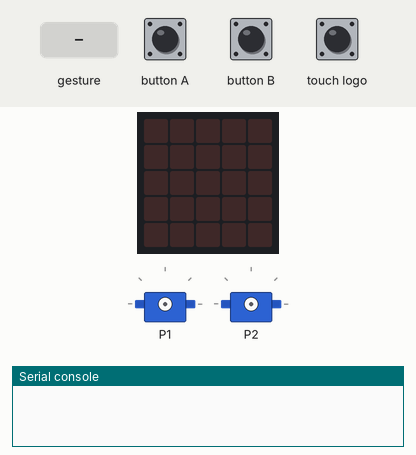
This program was run on a simulated BBC micro:bit running MicroPython. Shown: the board's 5×5 LED display, 2 × servo, the last lines printed to the serial console. The test bench sets the inputs (shaded band). A tilt is held for 1.5 s and a shake lasts 1 s, then the board lies face up again; servo angles are drawn from the pulse width (0.5 ms = 0°, 2.5 ms = 180°).

Above: at 1.2 s.
1.3 s: touch logo pressed for 3.2 s
At 5.4 s:
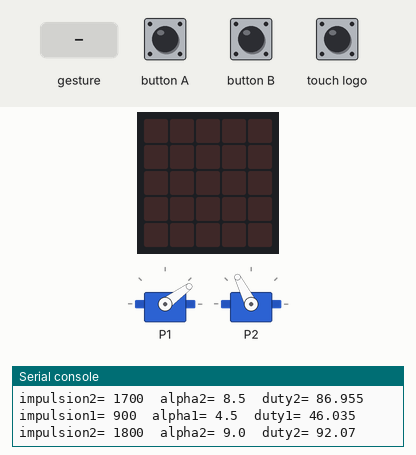
6.0 s: sound turns loud
At 6.12 s:
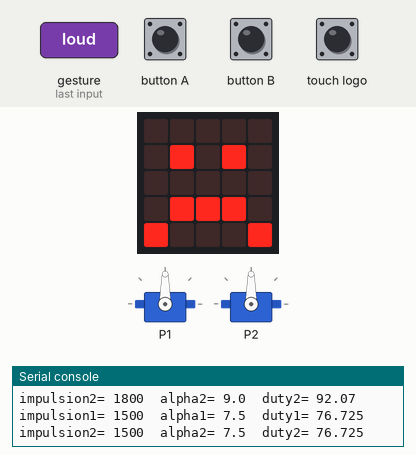
8.0 s: button B pressed for 0.15 s
At 8.12 s:
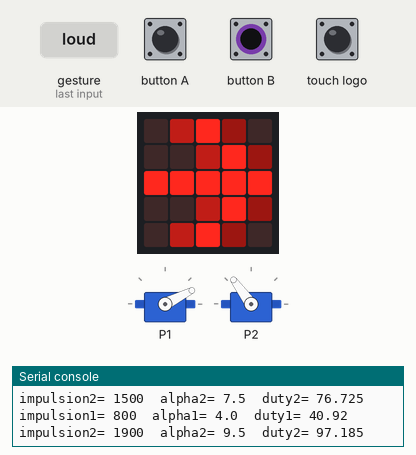
9.7 s: button A pressed for 0.15 s
At 9.82 s:
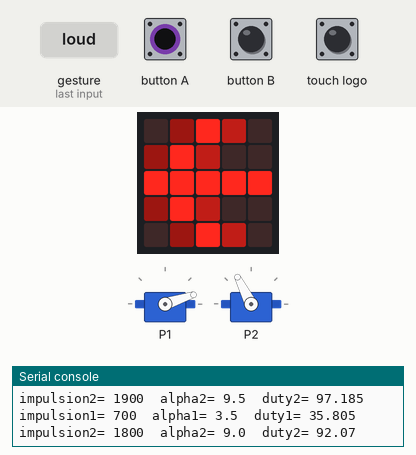
11.4 s: gesture 'shake'
At 11.73 s:
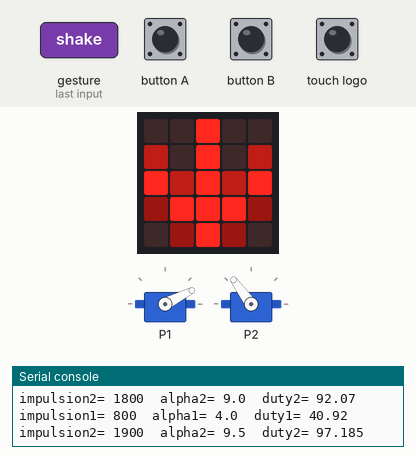
13.3 s: touch logo pressed for 3.2 s
At 13.42 s:
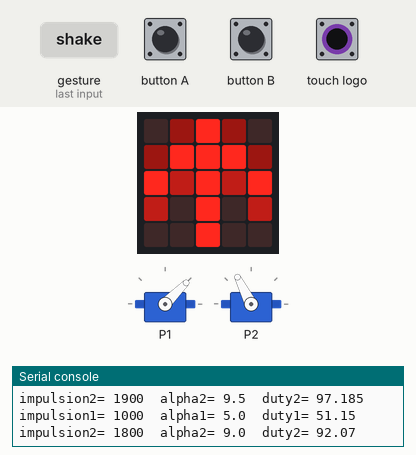
Timing chart, 0 to 17.6 s (numbered marks = the images above; inputs shaded):
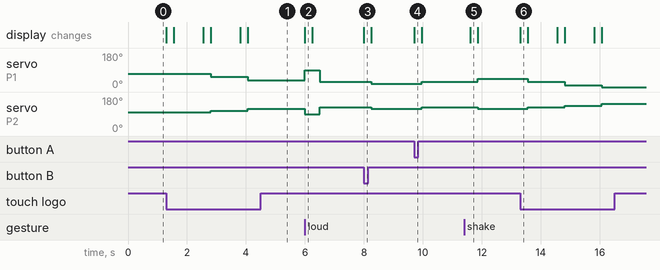

The program:

Voiture_microbit.py
```python
# À ouvrir avec le site : python.microbit.org

from microbit import *

# Initialisation des valeurs d'impulsion pour les servos
impulsion1 = 1500
impulsion2 = 1500

# Fonction pour régler le servo 1 en fonction de l'impulsion
def set_servo1(impulsion1):
    alpha1 = (impulsion1 / 20000) * 100  # Conversion de l'impulsion en pourcentage de la période
    duty1 = (alpha1 / 100 ) * 1023  # Conversion du pourcentage en valeur de devoir analogique
    pin1.set_analog_period_microseconds(20000)  # Définir la période analogique à 20 ms
    pin1.write_analog(duty1)  # Écrire la valeur analogique sur la broche pin1
    print('impulsion1=',impulsion1, ' alpha1=', alpha1, ' duty1=', duty1)  # Afficher les valeurs pour le débogage

# Fonction pour régler le servo 2 en fonction de l'impulsion
def set_servo2(impulsion2):
    alpha2 = (impulsion2 / 20000) * 100  # Conversion de l'impulsion en pourcentage de la période
    duty2 = (alpha2 / 100 ) * 1023  # Conversion du pourcentage en valeur de devoir analogique
    pin2.set_analog_period_microseconds(20000)  # Définir la période analogique à 20 ms
    pin2.write_analog(duty2)  # Écrire la valeur analogique sur la broche pin2
    print('impulsion2=',impulsion2, ' alpha2=', alpha2, ' duty2=', duty2)  # Afficher les valeurs pour le débogage

# Fonction pour faire avancer le robot
def avancer():
    display.show(Image('01910:'  # Afficher une flèche pointant vers le haut
                       '19991:'
                       '93939:'
                       '30903:'
                       '00900'))
    global impulsion1
    global impulsion2
    if impulsion1 > 500 and impulsion1 < 2500:  # Vérifier que l'impulsion est dans la plage valide
        impulsion1 = impulsion1 - 200  # Diminuer l'impulsion pour le servo 1
    if impulsion2 > 500 and impulsion2 < 2500:  # Vérifier que l'impulsion est dans la plage valide
        impulsion2 = impulsion2 + 100  # Augmenter l'impulsion pour le servo 2
    sleep(250)  # Pause de 250 ms
    display.clear()  # Effacer l'affichage
    set_servo1(impulsion1)  # Régler le servo 1
    set_servo2(impulsion2)  # Régler le servo 2
    sleep(1000)  # Pause de 1 seconde

# Fonction pour faire tourner le robot à gauche
def tourner_gauche():
    display.show(Image('03910:'  # Afficher une flèche pointant à gauche
                       '00391:'
                       '99999:'
                       '00391:'
                       '03910'))
    global impulsion1
    global impulsion2
    if impulsion1 > 500 and impulsion1 < 2500:  # Vérifier que l'impulsion est dans la plage valide
        impulsion1 = impulsion1 - 100  # Diminuer l'impulsion pour le servo 1
    if impulsion2 > 500 and impulsion2 < 2500:  # Vérifier que l'impulsion est dans la plage valide
        impulsion2 = impulsion2 - 100  # Diminuer l'impulsion pour le servo 2
    sleep(250)  # Pause de 250 ms
    display.clear()  # Effacer l'affichage
    set_servo1(impulsion1)  # Régler le servo 1
    set_servo2(impulsion2)  # Régler le servo 2
    sleep(1000)  # Pause de 1 seconde

# Fonction pour faire tourner le robot à droite
def tourner_droite():
    display.show(Image('01930:'  # Afficher une flèche pointant à droite
                       '19300:'
                       '99999:'
                       '19300:'
                       '01930'))
    global impulsion1
    global impulsion2
    if impulsion1 > 500 and impulsion1 < 2500:  # Vérifier que l'impulsion est dans la plage valide
        impulsion1 = impulsion1 + 100  # Augmenter l'impulsion pour le servo 1
    if impulsion2 > 500 and impulsion2 < 2500:  # Vérifier que l'impulsion est dans la plage valide
        impulsion2 = impulsion2 + 100  # Augmenter l'impulsion pour le servo 2
    sleep(250)  # Pause de 250 ms
    display.clear()  # Effacer l'affichage
    set_servo1(impulsion1)  # Régler le servo 1
    set_servo2(impulsion2)  # Régler le servo 2
    sleep(1000)  # Pause de 1 seconde

# Fonction pour faire reculer le robot
def reculer():
    display.show(Image('00900:'  # Afficher une flèche pointant vers le bas
                       '30903:'
                       '93939:'
                       '19991:'
                       '01910'))
    global impulsion1
    global impulsion2
    if impulsion1 > 500 and impulsion1 < 2500:  # Vérifier que l'impulsion est dans la plage valide
        impulsion1 = impulsion1 + 200  # Augmenter l'impulsion pour le servo 1
    if impulsion2 > 500 and impulsion2 < 2500:  # Vérifier que l'impulsion est dans la plage valide
        impulsion2 = impulsion2 - 100  # Diminuer l'impulsion pour le servo 2
    sleep(250)  # Pause de 250 ms
    display.clear()  # Effacer l'affichage
    set_servo1(impulsion1)  # Régler le servo 1
    set_servo2(impulsion2)  # Régler le servo 2
    sleep(1000)  # Pause de 1 seconde

# Fonction pour arrêter le robot
def arret():
    global impulsion1
    global impulsion2
    display.show(Image.SAD)  # Afficher une image triste
    impulsion1 = 1500  # Réinitialiser l'impulsion pour le servo 1
    impulsion2 = 1500  # Réinitialiser l'impulsion pour le servo 2
    set_servo1(impulsion1)  # Régler le servo 1
    set_servo2(impulsion2)  # Régler le servo 2
    sleep(250)  # Pause de 250 ms
    display.clear()  # Effacer l'affichage

# Fonction pour faire un "dash" (accélération rapide) du robot
def dash():
    global impulsion1
    global impulsion2
    if impulsion1 > 500 and impulsion1 < 2500:  # Vérifier que l'impulsion est dans la plage valide
        impulsion1 = impulsion1 - 700  # Diminuer significativement l'impulsion pour le servo 1
    if impulsion2 > 500 and impulsion2 < 2500:  # Vérifier que l'impulsion est dans la plage valide
        impulsion2 = impulsion2 + 400  # Augmenter significativement l'impulsion pour le servo 2
    sleep(250)  # Pause de 250 ms
    display.clear()  # Effacer l'affichage
    set_servo1(impulsion1)  # Régler le servo 1
    set_servo2(impulsion2)  # Régler le servo 2
    sleep(1000)  # Pause de 1 seconde

# Boucle principale pour gérer les actions en fonction des entrées utilisateur
while 1 == 1:
    if button_a.was_pressed():  # Si le bouton A est pressé
        tourner_droite()  # Tourner à droite
    if button_b.was_pressed():  # Si le bouton B est pressé
        tourner_gauche()  # Tourner à gauche
    if pin_logo.is_touched():  # Si le logo est touché
        avancer()  # Avancer
    if accelerometer.was_gesture('shake'):  # Si le micro:bit détecte un mouvement de secousse
        reculer()  # Reculer
    if microphone.current_event() == SoundEvent.LOUD and impulsion1 != 1500 and impulsion2 != 1500:  # Si un son fort est détecté et les impulsions ne sont pas à leur valeur par défaut
        arret()  # Arrêter le robot
    if microphone.current_event() == SoundEvent.LOUD and impulsion1 == 1500 and impulsion2 == 1500:  # Si un son fort est détecté et les impulsions sont à leur valeur par défaut
        dash()  # Faire
```

Measured:
- after the input at 1.3 s, servo on P1: 71° → 54° after 1.5 s, → 36° 1.3 s later; servo on P2: 99° → 108° after 1.5 s, → 117° 1.3 s later; the display: first changes at once (image 1 shows a later state)
- after the input at 6.0 s, servo on P1: 36° → 90° at once, → 27° 0.51 s later; servo on P2: 117° → 90° at once, → 126° 0.51 s later; the display: changes at once (image 2)
- after the input at 8.0 s, servo on P1: 27° → 18° after 0.25 s; servo on P2: 126° → 117° after 0.25 s; the display: changes at once (image 3)
- after the input at 9.7 s, servo on P1: 18° → 27° after 0.25 s; servo on P2: 117° → 126° after 0.25 s; the display: changes at once (image 4)
- after the input at 11.4 s, servo on P1: 27° → 45° after 0.46 s; servo on P2: 126° → 117° after 0.46 s; the display: changes after 0.20 s (image 5)
- after the input at 13.3 s, servo on P1: 45° → 27° after 0.25 s, → 10° 1.3 s later, → 0° 1.3 s later; servo on P2: 117° → 126° after 0.25 s, → 134° 1.3 s later, → 143° 1.3 s later; the display: changes at once (image 6)
